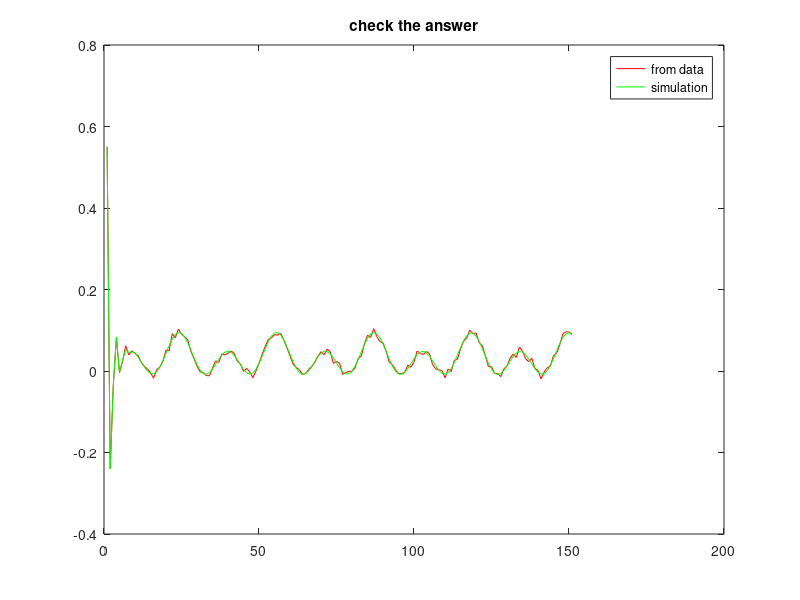

MATLAB code to generate this figure:
clear;clc;
%read data%%%%%%%%%%%%%%%%%%%%%%%%%%%%%%%%%%%%%%%%%%%%%%%%%%%
Data=textread('hw6Data.txt','%f');
y=zeros(1,length(Data)/2);u=zeros(1,length(Data)/2);k=1;
for i=1:length(Data)
    if mod(i,2)==0
        y(k)=Data(i);
        k=k+1;
    else
        u(k)=Data(i);
    end
end
%find matrix phi%%%%%%%%%%%%%%%%%%%%%%%%%%%%%%%%%%%%%%%%%%%%%%
for k=3:length(y)+1
    phi(k-1,1)=y(k-1);
    phi(k-1,2)=y(k-2);
    phi(k-1,3)=u(k-1);
    phi(k-1,4)=u(k-2);
end
%find matrix theta%%%%%%%%%%%%%%%%%%%%%%%%%%%%%%%%%%%%%%%%%%%%
tmpA=[0 0 0 0;0 0 0 0;0 0 0 0;0 0 0 0];
tmpB=[0 0 0 0];
for k=3:151
    for i=1:4
        for j=1:4
            tmpA(i,j)=tmpA(i,j)+phi(k-1,j)*phi(k-1,i);
        end
        tmpB(i)=tmpB(i)+y(k)*phi(k-1,i);
    end
end
theta=inv(tmpA)*tmpB';
a1=-theta(1);
a2=-theta(2);
b1=theta(3);
b2=theta(4);
fprintf('a1=%f a2=%f b1=%f b2=%f \n',a1,a2,b1,b2);
%check the answer%%%%%%%%%%%%%%%%%%%%%%%%%%%%%%%%%%%%%%%%%%%%%
yy(1)=y(1);yy(2)=y(2);
for k=3:151
    yy(k)=-a1*yy(k-1)-a2*yy(k-2)+b1*u(k-1)+b2*u(k-2);
end
plot(y,'r');
hold on;
plot(yy,'g');
legend('from data','simulation');
title('check the answer');